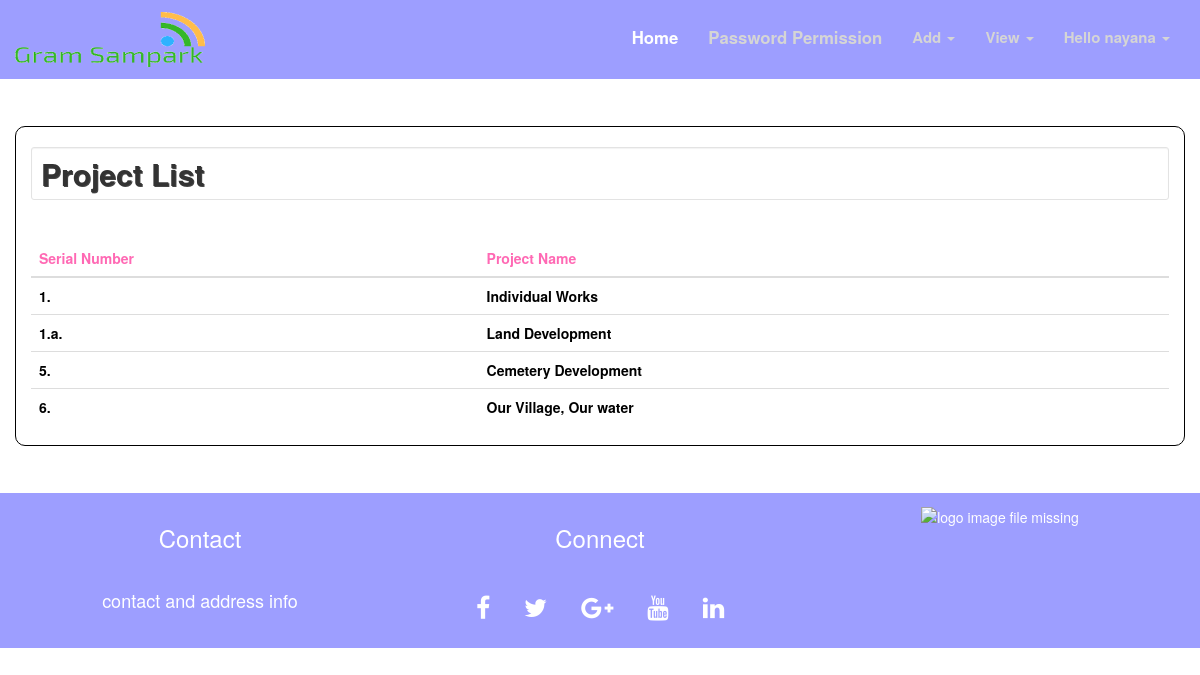
Page /zpadmin/viewprojects.php (signed in) on the committed database.
### tables this page shows
CREATE TABLE `project_list` (
  `pid` int(4) NOT NULL,
  `slno` varchar(10) NOT NULL,
  `project_name` varchar(100) NOT NULL,
  `visibility` int(3) NOT NULL,
  `uid` int(10) NOT NULL
);

### zpadmin/viewprojects.php (the view, shortened to what this page needs)
<!DOCTYPE html>
<html>
<head>
</head>
	<body class="bg">
		<?php
			include 'navbar.php';
		?>
		<div class="container-fluid">
			<div class="container" style="border:solid thin black;border-radius: 10px;">
				<h2 class="well well-sm" style="background-color:transparent; animation-duration: 3s;text-shadow:1px 1px 0 #444;"><b>Project List</b></h2><br>
				<div class="table-responsive w3-animate-zoom">
					<table class="table table-striped" style="color: black; font-weight: bold;">
						<thead>
							<tr>
								<th  style="color: #FF69B4;"><b>Serial Number</b></th>
								<th style="color: #FF69B4;"><b>Project Name</b></th>
							</tr>
						</thead>
						<tbody style="background-color: transparent;">
							<?php
								$servername ="localhost";
								$username= "root";
								$password= "password";
								$dbname = "gramsampark";
								$conn = mysqli_connect($servername, $username, $password,$dbname );
								$sql="select * from project_list order by pid";
								$result=mysqli_query($conn, $sql);
								if ($result-> num_rows >0) {
									while ($row= $result-> fetch_assoc()) {
										echo "<tr style='background-color:transparent;'><td>".$row["slno"]."</td><td>".$row['project_name']."</td></tr>";
									}
								}
								else
								{
									echo "0 result";
								}
							?>
						</tbody>
					</table>
				</div>
			</div>
		</div>
		<?php include 'footer.php'; ?>
	</body>
</html>

### style.css (style rules this page uses)
html, body { height: 100%; width: 100%; }
.container { margin: 4% auto; }
.bg { display: table; position: relative; width: 100%; background-size: cover; height: auto; width: 100%; }

### rows in the picture
project_list: slno "1.", project_name "Individual Works"
project_list: slno "1.a.", project_name "Land Development"
project_list: slno "5.", project_name "Cemetery Development"
project_list: slno "6.", project_name "Our Village, Our water"

### other values in the picture
$username "nayana"
